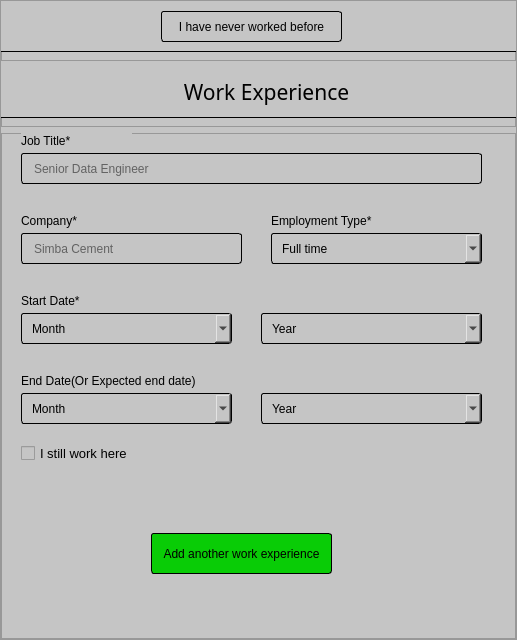
                        <widget class="QFrame" name="frame_51">
                         <property name="minimumSize">
                          <size>
                           <width>500</width>
                           <height>640</height>
                          </size>
                         </property>
                         <property name="maximumSize">
                          <size>
                           <width>10000</width>
                           <height>10000</height>
                          </size>
                         </property>
                         <property name="autoFillBackground">
                          <bool>false</bool>
                         </property>
                         <property name="styleSheet">
                          <string notr="true">background-color: rgb(197, 197, 197);
</string>
                         </property>
                         <property name="frameShape">
                          <enum>QFrame::StyledPanel</enum>
                         </property>
                         <property name="frameShadow">
                          <enum>QFrame::Raised</enum>
                         </property>
                         <layout class="QVBoxLayout" name="verticalLayout_25">
                          <property name="leftMargin">
                           <number>0</number>
                          </property>
                          <property name="topMargin">
                           <number>0</number>
                          </property>
                          <property name="rightMargin">
                           <number>0</number>
                          </property>
                          <property name="bottomMargin">
                           <number>0</number>
                          </property>
                          <item>
                           <widget class="QFrame" name="frame_60">
                            <property name="minimumSize">
                             <size>
                              <width>515</width>
                              <height>60</height>
                             </size>
                            </property>
                            <property name="maximumSize">
                             <size>
                              <width>16777215</width>
                              <height>60</height>
                             </size>
                            </property>
                            <property name="frameShape">
                             <enum>QFrame::StyledPanel</enum>
                            </property>
                            <property name="frameShadow">
                             <enum>QFrame::Raised</enum>
                            </property>
                            <widget class="QLabel" name="label_147">
                             <property name="geometry">
                              <rect>
                               <x>0</x>
                               <y>0</y>
                               <width>521</width>
                               <height>51</height>
                              </rect>
                             </property>
                             <property name="font">
                              <font>
                               <family>HoloLens MDL2 Assets</family>
                               <pointsize>16</pointsize>
                               <weight>50</weight>
                               <bold>false</bold>
                              </font>
                             </property>
                             <property name="styleSheet">
                              <string notr="true">padding-left:10px;
border-bottom:1px solid black;
border-bottom-left-radius: 0px;
border-bottom-right-radius: 0px;</string>
                             </property>
                             <property name="text">
                              <string/>
                             </property>
                             <property name="alignment">
                              <set>Qt::AlignCenter</set>
                             </property>
                            </widget>
                            <widget class="QPushButton" name="pushButton_10">
                             <property name="geometry">
                              <rect>
                               <x>160</x>
                               <y>10</y>
                               <width>181</width>
                               <height>31</height>
                              </rect>
                             </property>
                             <property name="cursor">
                              <cursorShape>PointingHandCursor</cursorShape>
                             </property>
                             <property name="styleSheet">
                              <string notr="true">border: 1px solid black;
border-radius: 3px</string>
                             </property>
                             <property name="text">
                              <string>I have never worked before</string>
                             </property>
                            </widget>
                           </widget>
                          </item>
                          <item>
                           <widget class="QFrame" name="frame_52">
                            <property name="minimumSize">
                             <size>
                              <width>515</width>
                              <height>60</height>
                             </size>
                            </property>
                            <property name="maximumSize">
                             <size>
                              <width>16777215</width>
                              <height>60</height>
                             </size>
                            </property>
                            <property name="frameShape">
                             <enum>QFrame::StyledPanel</enum>
                            </property>
                            <property name="frameShadow">
                             <enum>QFrame::Raised</enum>
                            </property>
                            <widget class="QLabel" name="label_128">
                             <property name="geometry">
                              <rect>
                               <x>0</x>
                               <y>0</y>
                               <width>521</width>
                               <height>51</height>
                              </rect>
                             </property>
                             <property name="font">
                              <font>
                               <family>HoloLens MDL2 Assets</family>
                               <pointsize>16</pointsize>
                               <weight>50</weight>
                               <bold>false</bold>
                              </font>
                             </property>
                             <property name="styleSheet">
                              <string notr="true">padding-left:10px;
border-bottom:1px solid black;
border-bottom-left-radius: 0px;
border-bottom-right-radius: 0px;</string>
                             </property>
                             <property name="text">
                              <string>Work Experience</string>
                             </property>
                             <property name="alignment">
                              <set>Qt::AlignCenter</set>
                             </property>
                            </widget>
                           </widget>
                          </item>
                          <item>
                           <widget class="QFrame" name="frame_53">
                            <property name="minimumSize">
                             <size>
                              <width>0</width>
                              <height>280</height>
                             </size>
                            </property>
                            <property name="frameShape">
                             <enum>QFrame::StyledPanel</enum>
                            </property>
                            <property name="frameShadow">
                             <enum>QFrame::Raised</enum>
                            </property>
                            <widget class="QLineEdit" name="lineEdit_18">
                             <property name="geometry">
                              <rect>
                               <x>20</x>
                               <y>20</y>
                               <width>461</width>
                               <height>31</height>
                              </rect>
                             </property>
                             <property name="styleSheet">
                              <string notr="true">border:1.2px solid black;
border-radius:3px;
padding-left:10px</string>
                             </property>
                             <property name="placeholderText">
                              <string>Senior Data Engineer</string>
                             </property>
                            </widget>
                            <widget class="QLabel" name="label_130">
                             <property name="geometry">
                              <rect>
                               <x>20</x>
                               <y>0</y>
                               <width>111</width>
                               <height>16</height>
                              </rect>
                             </property>
                             <property name="font">
                              <font>
                               <pointsize>9</pointsize>
                              </font>
                             </property>
                             <property name="styleSheet">
                              <string notr="true"/>
                             </property>
                             <property name="text">
                              <string>Job Title*</string>
                             </property>
                            </widget>
                            <widget class="QLabel" name="label_132">
                             <property name="geometry">
                              <rect>
                               <x>270</x>
                               <y>80</y>
                               <width>111</width>
                               <height>16</height>
                              </rect>
                             </property>
                             <property name="font">
                              <font>
                               <pointsize>9</pointsize>
                              </font>
                             </property>
                             <property name="styleSheet">
                              <string notr="true"/>
                             </property>
                             <property name="text">
                              <string>Employment Type*</string>
                             </property>
                            </widget>
                            <widget class="QComboBox" name="comboBox_20">
                             <property name="geometry">
                              <rect>
                               <x>270</x>
                               <y>100</y>
                               <width>211</width>
                               <height>31</height>
                              </rect>
                             </property>
                             <property name="styleSheet">
                              <string notr="true">border:1.2px solid black;
border-radius:3px;
padding-left:10px</string>
                             </property>
                             <item>
                              <property name="text">
                               <string>Full time</string>
                              </property>
                             </item>
                             <item>
                              <property name="text">
                               <string>Part time</string>
                              </property>
                             </item>
                             <item>
                              <property name="text">
                               <string>Contract</string>
                              </property>
                             </item>
                             <item>
                              <property name="text">
                               <string>Freelance</string>
                              </property>
                             </item>
                             <item>
                              <property name="text">
                               <string>Internship</string>
                              </property>
                             </item>
                             <item>
                              <property name="text">
                               <string>Self employed</string>
                              </property>
                             </item>
                             <item>
                              <property name="text">
                               <string>Apprenticeship</string>
                              </property>
                             </item>
                            </widget>
                            <widget class="QComboBox" name="comboBox_21">
                             <property name="geometry">
                              <rect>
                               <x>20</x>
                               <y>180</y>
                               <width>211</width>
                               <height>31</height>
                              </rect>
                             </property>
                             <property name="styleSheet">
                              <string notr="true">border:1.2px solid black;
border-radius:3px;
padding-left:10px</string>
                             </property>
                             <item>
                              <property name="text">
                               <string>Month</string>
                              </property>
                             </item>
                             <item>
                              <property name="text">
                               <string>January</string>
                              </property>
                             </item>
                             <item>
                              <property name="text">
                               <string>February</string>
                              </property>
                             </item>
                             <item>
                              <property name="text">
                               <string>March</string>
                              </property>
                             </item>
                             <item>
                              <property name="text">
                               <string>April</string>
                              </property>
                             </item>
                             <item>
                              <property name="text">
                               <string>May</string>
                              </property>
                             </item>
                             <item>
                              <property name="text">
                               <string>June</string>
                              </property>
                             </item>
                             <item>
                              <property name="text">
                               <string>July</string>
                              </property>
                             </item>
                             <item>
                              <property name="text">
                               <string>August</string>
                              </property>
                             </item>
                             <item>
                              <property name="text">
                               <string>Setember</string>
                              </property>
                             </item>
                             <item>
                              <property name="text">
                               <string>October</string>
                              </property>
                             </item>
                             <item>
                              <property name="text">
                               <string>November</string>
                              </property>
                             </item>
                             <item>
                              <property name="text">
                               <string>December</string>
                              </property>
                             </item>
                            </widget>
                            <widget class="QLabel" name="label_133">
                             <property name="geometry">
                              <rect>
                               <x>20</x>
                               <y>160</y>
                               <width>111</width>
                               <height>16</height>
                              </rect>
                             </property>
                             <property name="font">
                              <font>
                               <pointsize>9</pointsize>
                              </font>
                             </property>
                             <property name="styleSheet">
                              <string notr="true"/>
                             </property>
                             <property name="text">
                              <string>Start Date*</string>
                             </property>
                            </widget>
                            <widget class="QComboBox" name="comboBox_22">
                             <property name="geometry">
                              <rect>
                               <x>260</x>
                               <y>180</y>
                               <width>221</width>
                               <height>31</height>
                              </rect>
                             </property>
                             <property name="styleSheet">
                              <string notr="true">border:1.2px solid black;
border-radius:3px;
padding-left:10px</string>
                             </property>
                             <item>
                              <property name="text">
                               <string>Year</string>
                              </property>
                             </item>
                            </widget>
                            <widget class="QComboBox" name="comboBox_23">
                             <property name="geometry">
                              <rect>
                               <x>20</x>
                               <y>260</y>
                               <width>211</width>
                               <height>31</height>
                              </rect>
                             </property>
                             <property name="styleSheet">
                              <string notr="true">border:1.2px solid black;
border-radius:3px;
padding-left:10px</string>
                             </property>
                             <item>
                              <property name="text">
                               <string>Month</string>
                              </property>
                             </item>
                             <item>
                              <property name="text">
                               <string>January</string>
                              </property>
                             </item>
                             <item>
                              <property name="text">
                               <string>February</string>
                              </property>
                             </item>
                             <item>
                              <property name="text">
                               <string>March</string>
                              </property>
                             </item>
                             <item>
                              <property name="text">
                               <string>April</string>
                              </property>
                             </item>
                             <item>
                              <property name="text">
                               <string>May</string>
                              </property>
                             </item>
                             <item>
                              <property name="text">
                               <string>June</string>
                              </property>
                             </item>
                             <item>
                              <property name="text">
                               <string>July</string>
                              </property>
                             </item>
                             <item>
                              <property name="text">
                               <string>August</string>
                              </property>
                             </item>
                             <item>
                              <property name="text">
                               <string>Setember</string>
                              </property>
                             </item>
                             <item>
                              <property name="text">
                               <string>October</string>
                              </property>
                             </item>
                             <item>
                              <property name="text">
                               <string>November</string>
                              </property>
                             </item>
                             <item>
                              <property name="text">
                               <string>December</string>
                              </property>
                             </item>
                            </widget>
                            <widget class="QLabel" name="label_134">
                             <property name="geometry">
                              <rect>
                               <x>20</x>
                               <y>240</y>
                               <width>191</width>
                               <height>16</height>
                              </rect>
                             </property>
                             <property name="font">
                              <font>
                               <pointsize>9</pointsize>
                              </font>
                             </property>
                             <property name="styleSheet">
                              <string notr="true"/>
                             </property>
                             <property name="text">
                              <string>End Date(Or Expected end date)</string>
                             </property>
                            </widget>
                            <widget class="QComboBox" name="comboBox_24">
                             <property name="geometry">
                              <rect>
                               <x>260</x>
                               <y>260</y>
                               <width>221</width>
                               <height>31</height>
                              </rect>
                             </property>
                             <property name="styleSheet">
                              <string notr="true">border:1.2px solid black;
border-radius:3px;
padding-left:10px</string>
                             </property>
                             <item>
                              <property name="text">
                               <string>Year</string>
                              </property>
                             </item>
                            </widget>
                            <widget class="QCheckBox" name="checkBox_2">
                             <property name="geometry">
                              <rect>
                               <x>20</x>
                               <y>310</y>
                               <width>201</width>
                               <height>21</height>
                              </rect>
                             </property>
                             <property name="font">
                              <font>
                               <pointsize>10</pointsize>
                              </font>
                             </property>
                             <property name="text">
                              <string>I still work here</string>
                             </property>
                            </widget>
                            <widget class="QLineEdit" name="lineEdit_19">
                             <property name="geometry">
                              <rect>
                               <x>20</x>
                               <y>100</y>
                               <width>221</width>
                               <height>31</height>
                              </rect>
                             </property>
                             <property name="styleSheet">
                              <string notr="true">border:1.2px solid black;
border-radius:3px;
padding-left:10px</string>
                             </property>
                             <property name="placeholderText">
                              <string>Simba Cement</string>
                             </property>
                            </widget>
                            <widget class="QLabel" name="label_131">
                             <property name="geometry">
                              <rect>
                               <x>20</x>
                               <y>80</y>
                               <width>111</width>
                               <height>16</height>
                              </rect>
                             </property>
                             <property name="font">
                              <font>
                               <pointsize>9</pointsize>
                              </font>
                             </property>
                             <property name="styleSheet">
                              <string notr="true"/>
                             </property>
                             <property name="text">
                              <string>Company*</string>
                             </property>
                            </widget>
                            <widget class="QPushButton" name="pushButton_12">
                             <property name="geometry">
                              <rect>
                               <x>150</x>
                               <y>400</y>
                               <width>181</width>
                               <height>41</height>
                              </rect>
                             </property>
                             <property name="cursor">
                              <cursorShape>PointingHandCursor</cursorShape>
                             </property>
                             <property name="styleSheet">
                              <string notr="true">border: 1px solid black;
border-radius: 3px;
background-color: rgb(9, 204, 6);
</string>
                             </property>
                             <property name="text">
                              <string>Add another work experience</string>
                             </property>
                            </widget>
                           </widget>
                          </item>
                         </layout>
                        </widget>
